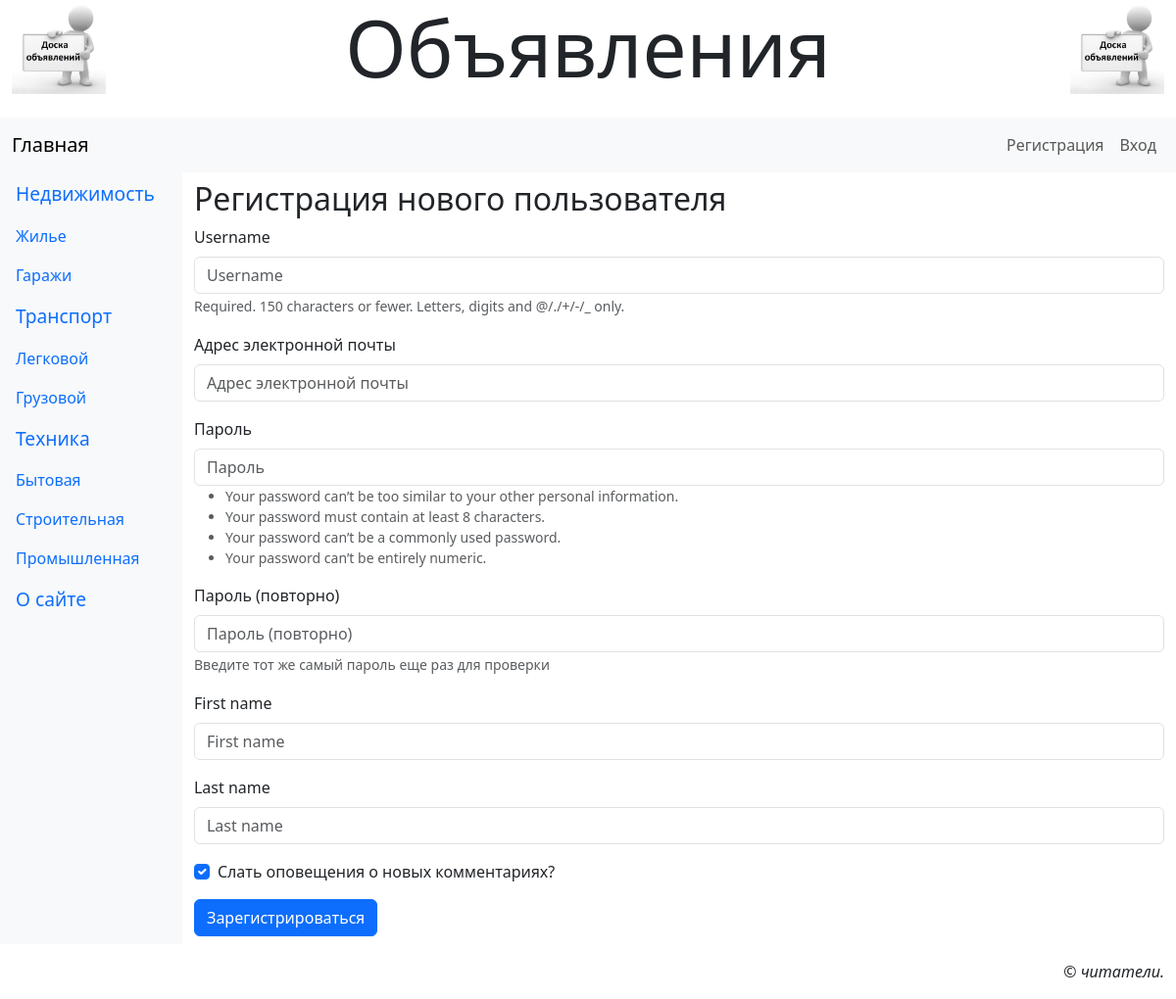
Page /accounts/register/ on the committed database.
### main/models.py (models this page shows)
class Rubric(models.Model):
    name = models.CharField(max_length=20, unique=True,
                            verbose_name='Название')
    order = models.SmallIntegerField(default=0, db_index=True,
                                     verbose_name='Порядок')
    super_rubric = models.ForeignKey('SuperRubric',
                   on_delete=models.PROTECT, null=True, blank=True,
                   verbose_name='Надрубрика')

### main/views.py (the view)
# urls.py: path('accounts/register/', RegisterView.as_view(), name='register'),
class RegisterView(CreateView):
    model = AdvUser
    template_name = 'main/register.html'
    form_class = RegisterForm
    success_url = reverse_lazy('main:register_done')

### main/forms.py (shortened to what this page needs)
class RegisterForm(forms.ModelForm):
    email = forms.EmailField(required=True, label='Адрес электронной почты')
    password1 = forms.CharField(label='Пароль', widget=forms.PasswordInput,
      help_text=password_validation.password_validators_help_text_html())
    password2 = forms.CharField(label='Пароль (повторно)',
      widget=forms.PasswordInput,
      help_text='Введите тот же самый пароль еще раз для проверки')
    class Meta:
        model = AdvUser
        fields = ('username', 'email', 'password1', 'password2',
                  'first_name', 'last_name', 'send_messages')

### main/models.py (called while the page is built)
    def get_queryset(self):
        return super().get_queryset().filter(super_rubric__isnull=False)

### main/templates/main/register.html (shortened to what this page needs)
{% extends 'layout/basic.html' %}
{% load django_bootstrap5 %}
{% block content %}
<h2>Регистрация нового пользователя</h2>
<form method="post">
    {% bootstrap_form form layout='horizontal' %}
    {% bootstrap_button 'Зарегистрироваться' %}
</form>
{% endblock %}

### main/templates/layout/basic.html (shortened to what this page needs)
{% load django_bootstrap5 %}
{% load static %}
<!DOCTYPE html>
<html>
    <head>
        {% bootstrap_css %}
        <link rel="stylesheet" type="text/css"
              href="{% static 'main/style.css' %}">
    </head>
    <body class="container-fluid">
        <header class="mb-4">
            <h1 class="display-1 text-center">Объявления</h1>
        </header>
        <nav class="row navbar navbar-expand-md bg-light">
            <div class="col container">
                <a class="navbar-brand"
                   href="{% url 'main:index' %}">Главная</a>
                <div class="collapse navbar-collapse justify-content-end"
                     id="navbarNav">
                    <div class="navbar-nav">
                        {% if user.is_authenticated %}
                        <div class="nav-item dropdown">
                            <a class="nav-link dropdown-toggle"
                               data-bs-toggle="dropdown" href="#">Профиль</a>
                            <div class="dropdown-menu">
                                <a class="dropdown-item" href="{% url 'main:profile' %}">Мои
                                   объявления</a>
                                <a class="dropdown-item" href="{% url 'main:profile_edit' %}">
                                   Изменить личные данные</a>
                                <a class="dropdown-item" href="{% url 'main:password_edit' %}">
                                   Изменить пароль</a>
                                <hr class="dropdown-divider">
                                <form class="px-3" method="post"
                                      action="{% url 'main:logout' %}">
                                    {% csrf_token %}
                                    {% bootstrap_button 'Выйти' button_class='btn-danger' %}
                                </form>
                                <hr class="dropdown-divider">
                                <a class="dropdown-item" href="{% url 'main:profile_delete' %}">
                                   Удалить</a>
                            </div>
                        </div>
                        {% else %}
                        <a class="nav-link" href="{% url 'main:register' %}">Регистрация</a>
                        <a class="nav-link" href="{% url 'main:login' %}">Вход</a>
                        {% endif %}
                    </div>
                </div>
            </div>
        </nav>
        <div class="row">
            <nav class="col-md-auto nav flex-column bg-light">
                {% for rubric in rubrics %}
                {% ifchanged rubric.super_rubric.pk %}
                <span class="nav-link root">{{ rubric.super_rubric.name }}</span>
                {% endifchanged %}
                <a class="nav-link" href="{% url 'main:rubric_bbs' pk=rubric.pk %}">
                   {{ rubric.name }}</a>
                {% endfor %}
                <a class="nav-link root" href="{% url 'main:other' page='about' %}">
                   О сайте</a>
            </nav>
            <main class="col py-2">
                {% block content %}
                {% endblock %}
            </main>
        </div>
        <footer class="mt-3">
            <p class="text-end fst-italic">&copy; читатели.</p>
        </footer>
    </body>
</html>

### main/static/main/style.css (style rules this page uses)
header h1 { background: url("bg.jpg") left / auto 100% no-repeat, url("bg.jpg") right / auto 100% no-repeat; }
.root { font-size: larger; }

### rows in the picture
Rubric: super_rubric.name "Недвижимость", name "Жилье"
Rubric: name "Гаражи"
Rubric: super_rubric.name "Транспорт", name "Легковой"
Rubric: name "Грузовой"
Rubric: super_rubric.name "Техника", name "Бытовая"
Rubric: name "Строительная"
Rubric: name "Промышленная"
